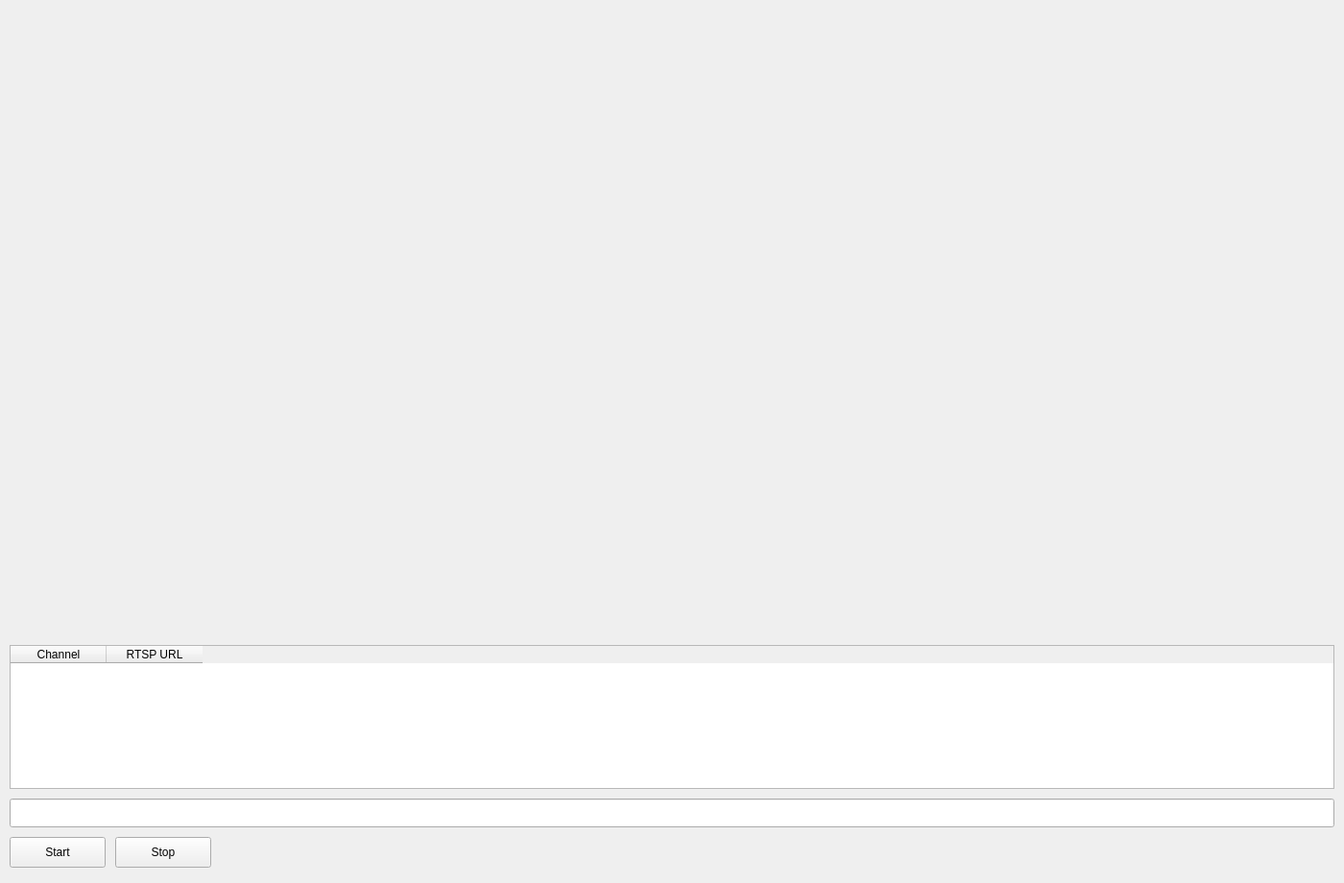
<?xml version="1.0" encoding="UTF-8"?>
<ui version="4.0">
 <class>MainWindow</class>
 <widget class="QMainWindow" name="MainWindow">
  <property name="geometry">
   <rect>
    <x>0</x>
    <y>0</y>
    <width>1400</width>
    <height>920</height>
   </rect>
  </property>
  <property name="windowTitle">
   <string>MainWindow</string>
  </property>
  <widget class="QWidget" name="centralWidget">
   <widget class="QPushButton" name="btn_start">
    <property name="geometry">
     <rect>
      <x>10</x>
      <y>872</y>
      <width>100</width>
      <height>32</height>
     </rect>
    </property>
    <property name="text">
     <string>Start</string>
    </property>
   </widget>
   <widget class="QPushButton" name="btn_stop">
    <property name="geometry">
     <rect>
      <x>120</x>
      <y>872</y>
      <width>100</width>
      <height>32</height>
     </rect>
    </property>
    <property name="text">
     <string>Stop</string>
    </property>
   </widget>
   <widget class="QTableWidget" name="tableWidget_URLs">
    <property name="geometry">
     <rect>
      <x>10</x>
      <y>672</y>
      <width>1380</width>
      <height>150</height>
     </rect>
    </property>
    <attribute name="columnCount">
     <number>2</number>
    </attribute>
    <column>
     <property name="text">
      <string>Channel</string>
     </property>
    </column>
    <column>
     <property name="text">
      <string>RTSP URL</string>
     </property>
    </column>
   </widget>
   <widget class="QLineEdit" name="m_info_1">
    <property name="geometry">
     <rect>
      <x>10</x>
      <y>832</y>
      <width>1380</width>
      <height>30</height>
     </rect>
    </property>
    <property name="readOnly">
     <bool>true</bool>
    </property>
   </widget>
  </widget>
 </widget>
 <layoutdefault spacing="6" margin="11"/>
 <resources/>
 <connections/>
</ui>
